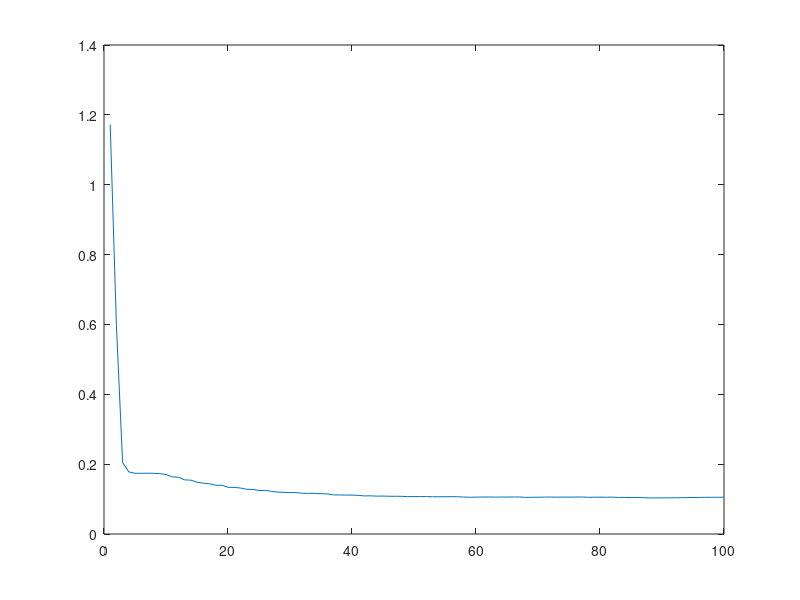
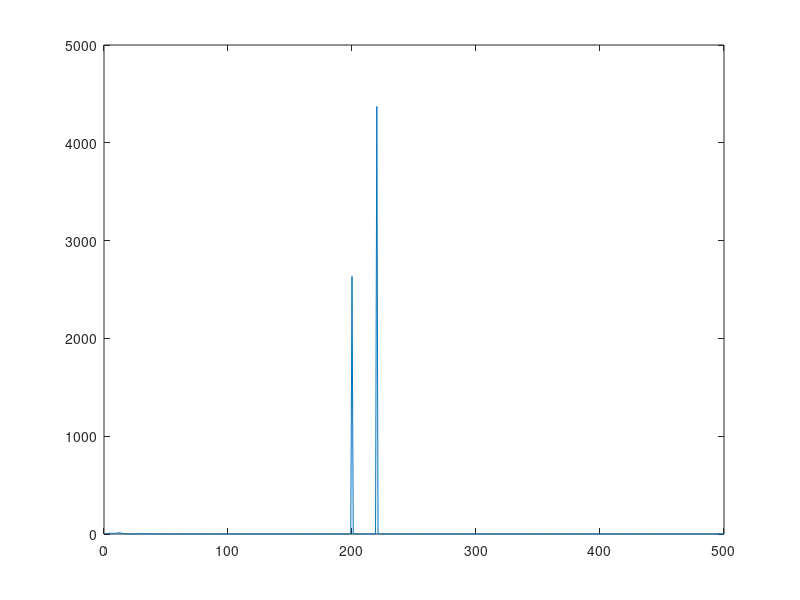
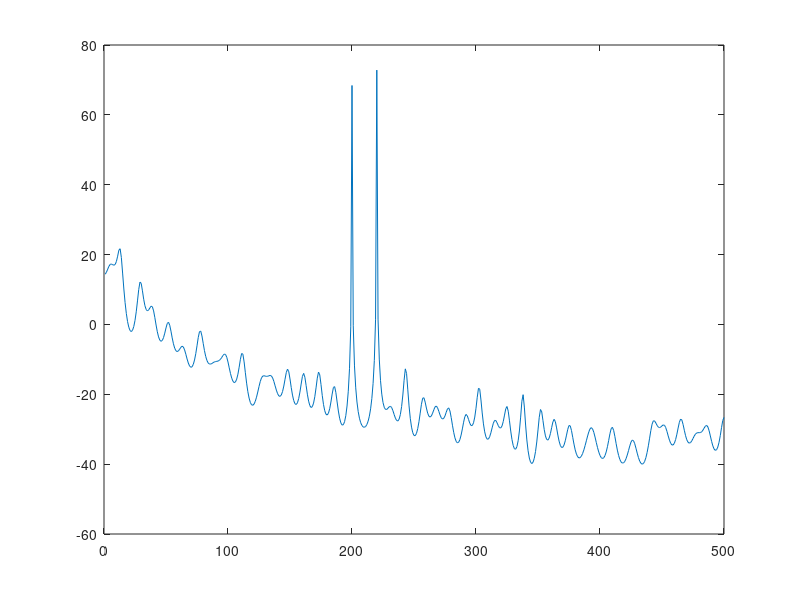

The MATLAB source for these figures, in order:
% Ve mat do pho cong suat, dung mo hinh AR, 
% phuong phap binh phuong toi thieu

clear
close all
clc
load myfile.mat xx

N=1001;
T=0.001;

tt=xx(1,:);
yy=xx(2,:);

for p=1:100
    
    xn=zeros(N-p,1);
    R=zeros(N-p,p); 
    theta=zeros(p,1);
    for k=1:(N-p)
        xn(k)=yy(k+p);
    end

    %xn=xn';

    for m=1:(N-p)
        for n=1:p
            R(m,n) = -yy(m+p-n);
        end
    end

    theta = (R'*R)\R'*xn;

    Jmin=(xn-R*theta)'*(xn-R*theta);

    b0 = sqrt(Jmin/(N-p));

    FPE(p) = ((N+p+1)/(N-p-1))*(b0.^2);
    %xn=xn';
end

pp=1:100;
plot(pp,FPE);

min=FPE(1);
for p=1:100
    if (FPE(p)<min)
        min=FPE(p);
        p0=p;
    end
end

fprintf(' Gia tri p de FPE nho nhat la: %d',p0);


% Sau khi da xac dinh duoc p, ta ve pho mat do cong suat
p=p0;
xn=zeros(N-p,1);
R=zeros(N-p,p); 
theta=zeros(p,1);
for k=1:(N-p)
     xn(k)=yy(k+p);
end



for m=1:(N-p)
    for n=1:p
        R(m,n) = -yy(m+p-n);
    end
end

theta = (R'*R)\R'*xn;

Jmin=(xn-R*theta)'*(xn-R*theta);

b0 = sqrt(Jmin/(N-p));

for f=1:500
    s(f)=1;
    for k=1:p
        s(f)=s(f)+theta(k)*exp(-1i*2*pi*f*T.*k);
    end
    H(f)=b0/s(f);
    
end

P=(abs(H)).^2;
P_3db=20*log10(P);

figure
ff=1:500;
plot(ff,P);

figure
plot(ff,P_3db);